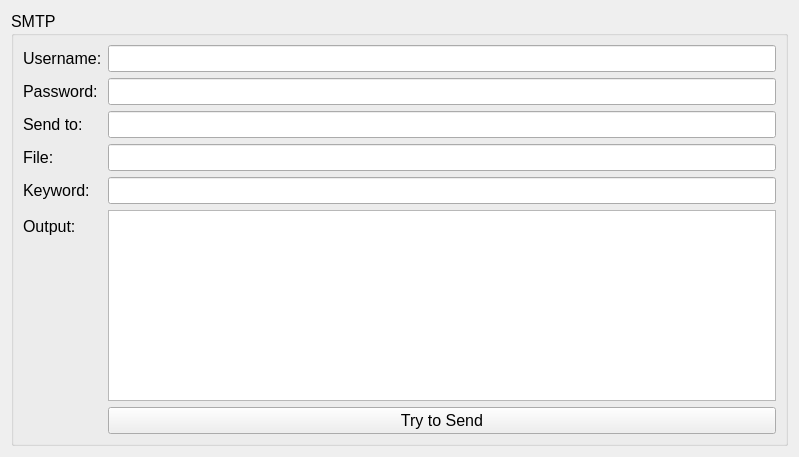
<?xml version="1.0" encoding="UTF-8"?>
<ui version="4.0">
 <class>SMTPForm</class>
 <widget class="QWidget" name="SMTPForm">
  <property name="geometry">
   <rect>
    <x>0</x>
    <y>0</y>
    <width>799</width>
    <height>457</height>
   </rect>
  </property>
  <property name="windowTitle">
   <string>SMTP client</string>
  </property>
  <layout class="QVBoxLayout" name="verticalLayout">
   <item>
    <widget class="QGroupBox" name="PersonalDataBox">
     <property name="font">
      <font>
       <pointsize>12</pointsize>
      </font>
     </property>
     <property name="title">
      <string>SMTP</string>
     </property>
     <layout class="QGridLayout" name="gridLayout">
      <item row="1" column="2">
       <layout class="QFormLayout" name="formLayout">
        <item row="1" column="0">
         <layout class="QVBoxLayout" name="verticalLayout_4">
          <item>
           <layout class="QHBoxLayout" name="horizontalLayout1">
            <item>
             <widget class="QLabel" name="labelUser">
              <property name="text">
               <string>Username:</string>
              </property>
             </widget>
            </item>
           </layout>
          </item>
          <item>
           <layout class="QHBoxLayout" name="horizontalLayout2">
            <item>
             <widget class="QLabel" name="labelPassword">
              <property name="text">
               <string>Password:</string>
              </property>
             </widget>
            </item>
           </layout>
          </item>
          <item>
           <layout class="QHBoxLayout" name="horizontalLayout3">
            <item>
             <widget class="QLabel" name="labelSendTo">
              <property name="text">
               <string>Send to:</string>
              </property>
             </widget>
            </item>
           </layout>
          </item>
          <item>
           <layout class="QHBoxLayout" name="horizontalLayout4">
            <item>
             <widget class="QLabel" name="labelFolder">
              <property name="text">
               <string>File:</string>
              </property>
             </widget>
            </item>
           </layout>
          </item>
          <item>
           <layout class="QHBoxLayout" name="horizontalLayout5">
            <item>
             <widget class="QLabel" name="labelKeyword">
              <property name="text">
               <string>Keyword:</string>
              </property>
             </widget>
            </item>
           </layout>
          </item>
         </layout>
        </item>
        <item row="1" column="1">
         <layout class="QVBoxLayout" name="verticalLayout_5">
          <item>
           <layout class="QHBoxLayout" name="horizontalLayout_1">
            <item>
             <widget class="QLineEdit" name="lineEditUser"/>
            </item>
           </layout>
          </item>
          <item>
           <layout class="QHBoxLayout" name="horizontalLayout_2">
            <item>
             <widget class="QLineEdit" name="lineEditPassword">
              <property name="echoMode">
               <enum>QLineEdit::Password</enum>
              </property>
             </widget>
            </item>
           </layout>
          </item>
          <item>
           <layout class="QHBoxLayout" name="horizontalLayout_3">
            <item>
             <widget class="QLineEdit" name="lineEditSendTo"/>
            </item>
           </layout>
          </item>
          <item>
           <layout class="QHBoxLayout" name="horizontalLayout_4">
            <item>
             <widget class="QLineEdit" name="lineEditFolder"/>
            </item>
           </layout>
          </item>
          <item>
           <layout class="QHBoxLayout" name="horizontalLayout_5">
            <item>
             <widget class="QLineEdit" name="lineEditKeyword"/>
            </item>
           </layout>
          </item>
         </layout>
        </item>
        <item row="3" column="1">
         <widget class="QPushButton" name="btnSend">
          <property name="font">
           <font>
            <pointsize>12</pointsize>
           </font>
          </property>
          <property name="text">
           <string>Try to Send</string>
          </property>
         </widget>
        </item>
        <item row="2" column="1">
         <widget class="QTextEdit" name="textOutput"/>
        </item>
        <item row="2" column="0">
         <widget class="QLabel" name="labelOutput">
          <property name="text">
           <string>Output:</string>
          </property>
         </widget>
        </item>
       </layout>
      </item>
     </layout>
    </widget>
   </item>
  </layout>
 </widget>
 <resources/>
 <connections/>
</ui>
